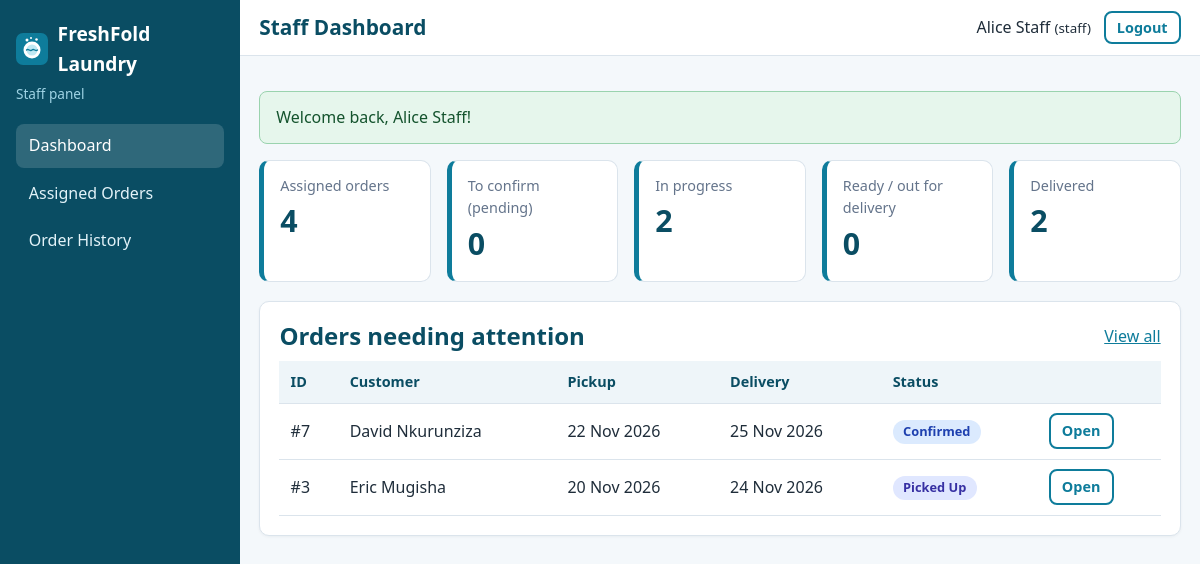
Page /staff/index.php (signed in) on the committed database.
### tables this page shows
CREATE TABLE users (
    user_id       INT AUTO_INCREMENT PRIMARY KEY,
    username      VARCHAR(100) NOT NULL,
    email         VARCHAR(150) NOT NULL UNIQUE,
    password_hash VARCHAR(255) NOT NULL,               
    role          ENUM('admin','staff','customer') NOT NULL,
    created_at    TIMESTAMP DEFAULT CURRENT_TIMESTAMP
);

CREATE TABLE orders (
    order_id          INT AUTO_INCREMENT PRIMARY KEY,
    customer_id       INT NOT NULL,
    assigned_staff_id INT NULL,                        
    pickup_date       DATE NOT NULL,
    delivery_date     DATE NOT NULL,
    total             DECIMAL(10,2) NOT NULL,          
    status            ENUM('pending','confirmed','picked_up','processing',
                           'ready_for_delivery','out_for_delivery','delivered','cancelled')
                      NOT NULL DEFAULT 'pending',
    created_at        TIMESTAMP DEFAULT CURRENT_TIMESTAMP,
    updated_at        TIMESTAMP NULL DEFAULT NULL,

    CONSTRAINT fk_orders_customer
        FOREIGN KEY (customer_id) REFERENCES customers(customer_id)
        ON DELETE CASCADE ON UPDATE CASCADE,           
    CONSTRAINT fk_orders_staff
        FOREIGN KEY (assigned_staff_id) REFERENCES users(user_id)
        ON DELETE SET NULL ON UPDATE CASCADE,          

    CONSTRAINT chk_orders_dates CHECK (delivery_date > pickup_date),
    CONSTRAINT chk_orders_total CHECK (total >= 0),

    INDEX idx_orders_status   (status),
    INDEX idx_orders_staff    (assigned_staff_id),
    INDEX idx_orders_pickup   (pickup_date)
);

CREATE TABLE customers (
    customer_id INT AUTO_INCREMENT PRIMARY KEY,
    user_id     INT NOT NULL UNIQUE,                   
    full_name   VARCHAR(150) NOT NULL,
    phone       VARCHAR(20)  NOT NULL,
    address     TEXT NOT NULL,
    CONSTRAINT fk_customers_user
        FOREIGN KEY (user_id) REFERENCES users(user_id)
        ON DELETE CASCADE ON UPDATE CASCADE            
);

### app/controllers/DashboardController.php (called while the page is built, shortened)
<?php
class DashboardController
{
    private function groupCounts(array $counts): array
    {
        $out = [];
        foreach (statusGroups() as $group => $statuses) {
            $n = 0;
            foreach ($statuses as $s) {
                $n += $counts[$s]['n'] ?? 0;
            }
            $out[$group] = $n;
        }
        return $out;
    }
    public function staff(): void
    {
        $user   = requireRole(['staff']);
        $counts = Order::statusCounts(null, (int) $user['user_id']);
        $total  = 0;
        foreach ($counts as $row) {
            $total += $row['n'];
        }
        render('staff/dashboard', [
            'title'  => 'Staff Dashboard',
            'total'  => $total,
            'groups' => $this->groupCounts($counts),
            'active' => Order::search(['staff_id' => $user['user_id'], 'statuses' => activeStatuses()], 10),
        ]);
    }
}

### public/staff/index.php (called while the page is built, shortened)
<?php
(new DashboardController())->staff();

### app/helpers/auth.php (called while the page is built, shortened)
<?php
function isLoggedIn(): bool
{
    return !empty($_SESSION['user_id']);
}
function currentUser(): ?array
{
    return [
        'user_id'  => (int) $_SESSION['user_id'],
        'username' => $_SESSION['username'] ?? '',
        'email'    => $_SESSION['email'] ?? '',
        'role'     => $_SESSION['role'] ?? '',
    ];
}
function requireLogin(): array
{
    $user = User::findById((int) $_SESSION['user_id']);
    return $user;
}
function requireRole(array $roles): array
{
    $user = requireLogin();
    return $user;
}

### app/config/database.php (called while the page is built, shortened)
<?php
function getDbConfig(): array
{
    $config = [
        'host'    => '127.0.0.1',
        'port'    => '3306',
        'name'    => 'online_laundry_db',
        'user'    => 'root',
        'pass'    => '',
        'charset' => 'utf8mb4',
    ];
    return $config;
}
function getConnection(): PDO
{
    static $pdo = null;
    if ($pdo instanceof PDO) {
        return $pdo;
    }
    $c   = getDbConfig();
    $dsn = "mysql:host={$c['host']};port={$c['port']};dbname={$c['name']};charset={$c['charset']}";
    try {
        $pdo = new PDO($dsn, $c['user'], $c['pass'], [
            PDO::ATTR_ERRMODE            => PDO::ERRMODE_EXCEPTION,
            PDO::ATTR_DEFAULT_FETCH_MODE => PDO::FETCH_ASSOC,
            PDO::ATTR_EMULATE_PREPARES   => false,
        ]);
    } catch (PDOException $e) {
        error_log('Database connection failed: ' . $e->getMessage());
        http_response_code(500);
        exit('Service temporarily unavailable. Please try again later.');
    }
    return $pdo;
}

### app/models/User.php (called while the page is built, shortened)
<?php
class User
{
    public static function findById(int $id)
    {
        $stmt = getConnection()->prepare(
            'SELECT user_id, username, email, role, created_at FROM users WHERE user_id = :id LIMIT 1'
        );
        $stmt->execute([':id' => $id]);
        return $stmt->fetch();
    }
}

### app/models/Order.php (called while the page is built, shortened)
<?php
class Order
{
    public static function search(array $f = [], int $limit = 200): array
    {
        $where  = [];
        $params = [];
        if (!empty($f['staff_id'])) {
            $where[] = 'o.assigned_staff_id = :staff_id';
            $params[':staff_id'] = (int) $f['staff_id'];
        }
        if (!empty($f['statuses']) && is_array($f['statuses'])) {
            $holders = [];
            foreach (array_values($f['statuses']) as $i => $s) {
                $holders[] = ':st' . $i;
                $params[':st' . $i] = $s;
            }
            $where[] = 'o.status IN (' . implode(',', $holders) . ')';
        }
        $sql = self::SELECT . ($where ? ' WHERE ' . implode(' AND ', $where) : '')
             . ' ORDER BY o.created_at DESC, o.order_id DESC LIMIT ' . (int) $limit;
        $stmt = getConnection()->prepare($sql);
        $stmt->execute($params);
        return $stmt->fetchAll();
    }
    public static function statusCounts(?int $customerId = null, ?int $staffId = null): array
    {
        $sql    = 'SELECT status, COUNT(*) AS n, COALESCE(SUM(total), 0) AS revenue FROM orders WHERE 1 = 1';
        $params = [];
        if ($staffId !== null) {
            $sql .= ' AND assigned_staff_id = :sid';
            $params[':sid'] = $staffId;
        }
        $sql .= ' GROUP BY status';
        $stmt = getConnection()->prepare($sql);
        $stmt->execute($params);
        $out = [];
        foreach ($stmt->fetchAll() as $row) {
            $out[$row['status']] = ['n' => (int) $row['n'], 'revenue' => (float) $row['revenue']];
        }
        return $out;
    }
}

### app/views/staff/dashboard.php (the view, shortened to what this page needs)
<div class="stats">
    <div class="stat"><span class="stat-label">Assigned orders</span><span class="stat-value"><?= (int) $total ?></span></div>
    <div class="stat"><span class="stat-label">To confirm (pending)</span><span class="stat-value"><?= (int) $groups['pending'] ?></span></div>
    <div class="stat"><span class="stat-label">In progress</span><span class="stat-value"><?= (int) $groups['processing'] ?></span></div>
    <div class="stat"><span class="stat-label">Ready / out for delivery</span><span class="stat-value"><?= (int) $groups['completed'] ?></span></div>
    <div class="stat"><span class="stat-label">Delivered</span><span class="stat-value"><?= (int) $groups['delivered'] ?></span></div>
</div>
<section class="card">
    <div class="card-head"><h2>Orders needing attention</h2><a href="<?= e(url('staff/orders.php')) ?>">View all</a></div>
    <div class="table-wrap">
        <table class="table">
            <thead><tr><th>ID</th><th>Customer</th><th>Pickup</th><th>Delivery</th><th>Status</th><th></th></tr></thead>
            <tbody>
            <?php foreach ($active as $o): ?>
                <tr>
                    <td>#<?= (int) $o['order_id'] ?></td>
                    <td><?= e($o['customer_name']) ?></td>
                    <td><?= e(formatDate($o['pickup_date'])) ?></td>
                    <td><?= e(formatDate($o['delivery_date'])) ?></td>
                    <td><?= statusBadge($o['status']) ?></td>
                    <td><a class="btn btn-outline btn-small" href="<?= e(url('staff/order.php?id=' . (int) $o['order_id'])) ?>">Open</a></td>
                </tr>
            <?php endforeach; ?>
            </tbody>
        </table>
    </div>
</section>

### app/views/layouts/dashboard_header.php (shortened to what this page needs)
<?php
$user   = currentUser();
$role   = $user['role'];
$script = $_SERVER['SCRIPT_NAME'];
$menus = [
    'admin' => [
        ['admin/index.php', 'Dashboard'], ['admin/orders.php', 'Orders'], ['admin/order-form.php', 'New Order'],
        ['admin/customers.php', 'Customers'], ['admin/users.php', 'User Accounts'], ['admin/reports.php', 'Reports'],
    ],
    'staff' => [
        ['staff/index.php', 'Dashboard'], ['staff/orders.php', 'Assigned Orders'], ['staff/history.php', 'Order History'],
    ],
    'customer' => [
        ['customer/index.php', 'Dashboard'], ['customer/new-order.php', 'Schedule Pickup'], ['customer/orders.php', 'My Orders'],
        ['customer/items.php', 'Items & Prices'], ['customer/profile.php', 'My Profile'],
    ],
];
?>
<!DOCTYPE html>
<html lang="en">
<head>
    <link rel="stylesheet" href="<?= e(url('assets/css/style.css')) ?>">
</head>
<body class="dashboard">
<aside class="sidebar" id="sidebar">
    <a class="brand" href="<?= e(url('index.php')) ?>">
        <img src="<?= e(url('assets/images/logo.svg')) ?>" alt="" width="32" height="32">
        <span><?= e(APP_NAME) ?></span>
    </a>
    <p class="role-tag"><?= e(ucfirst($role)) ?> panel</p>
    <nav>
        <?php foreach ($menus[$role] as $item): ?>
            <a href="<?= e(url($item[0])) ?>" class="<?= substr($script, -strlen($item[0])) === $item[0] ? 'active' : '' ?>"><?= e($item[1]) ?></a>
        <?php endforeach; ?>
    </nav>
</aside>
<div class="dash-main">
    <header class="topbar">
        <h1><?= e($pageTitle) ?></h1>
        <div class="topbar-user">
            <span><?= e($user['username']) ?> <small>(<?= e($role) ?>)</small></span>
            <form method="post" action="<?= e(url('logout.php')) ?>">
                <button type="submit" class="btn btn-outline btn-small">Logout</button>
            </form>
        </div>
    </header>
    <main class="content">
        <?= renderFlash() ?>

### app/helpers/order_status.php (shortened to what this page needs)
<?php
function orderStatuses(): array
{
    return [
        'pending'            => 'Pending',
        'confirmed'          => 'Confirmed',
        'picked_up'          => 'Picked Up',
        'processing'         => 'Processing',
        'ready_for_delivery' => 'Ready for Delivery',
        'out_for_delivery'   => 'Out for Delivery',
        'delivered'          => 'Delivered',
        'cancelled'          => 'Cancelled',
    ];
}
function statusLabel($status): string
{
    $all = orderStatuses();
    return $all[$status] ?? ucfirst(str_replace('_', ' ', (string) $status));
}
function statusBadge($status): string
{
    return '<span class="badge badge-' . e($status) . '">' . e(statusLabel($status)) . '</span>';
}

### public/assets/css/style.css (style rules this page uses)
:root { --primary: #0e7c9b; --primary-dark: #0a4d63; --accent: #f59e0b; --bg: #f4f8fb; --card: #ffffff; --text: #1f2d3a; --muted: #64748b; --border: #dbe4ec; --danger: #c62828; --success: #1b7f3b; --radius: 10px; }
* { box-sizing: border-box; }
html { scroll-behavior: smooth; }
body { margin: 0; font-family: "Segoe UI", Roboto, Arial, sans-serif; color: var(--text); background: var(--bg); line-height: 1.55; }
img { max-width: 100%; height: auto; }
a { color: var(--primary); }
h1, h2, h3 { line-height: 1.25; margin: 0 0 .6rem; color: var(--primary-dark); }
p { margin: 0 0 1rem; }
.btn { display: inline-block; padding: .6rem 1.1rem; border-radius: 8px; border: 2px solid transparent; font-size: 1rem; font-weight: 600; text-decoration: none; cursor: pointer; text-align: center; font-family: inherit; }
.btn-outline { background: transparent; border-color: var(--primary); color: var(--primary); }
.btn-small { padding: .3rem .7rem; font-size: .9rem; }
.card { background: var(--card); border: 1px solid var(--border); border-radius: var(--radius); padding: 1.2rem; margin-bottom: 1.2rem; box-shadow: 0 1px 3px rgba(15, 40, 60, .05); }
.card-head { display: flex; justify-content: space-between; align-items: center; gap: 1rem; flex-wrap: wrap; margin-bottom: .6rem; }
.card-head h2 { margin: 0; }
.brand { display: flex; align-items: center; gap: .6rem; font-weight: 700; font-size: 1.2rem; color: var(--primary-dark); text-decoration: none; }
body.dashboard { display: flex; min-height: 100vh; }
.sidebar { width: 240px; background: var(--primary-dark); color: #fff; padding: 1.2rem 1rem; flex-shrink: 0; position: sticky; top: 0; height: 100vh; overflow-y: auto; }
.sidebar .brand { color: #fff; margin-bottom: .3rem; }
.role-tag { color: #9fd3e4; font-size: .85rem; margin-bottom: 1.2rem; }
.sidebar nav a { display: block; padding: .6rem .8rem; color: #e3f3f9; text-decoration: none; border-radius: 8px; margin-bottom: .2rem; }
.sidebar nav a:hover, .sidebar nav a.active { background: rgba(255, 255, 255, .15); color: #fff; }
.dash-main { flex: 1; min-width: 0; }
.topbar { display: flex; align-items: center; gap: 1rem; background: #fff; border-bottom: 1px solid var(--border); padding: .7rem 1.2rem; }
.topbar h1 { margin: 0; font-size: 1.3rem; flex: 1; }
.topbar-user { display: flex; align-items: center; gap: .8rem; }
.topbar-user form { margin: 0; }
.content { padding: 1.2rem; max-width: 1200px; }
.stats { display: grid; grid-template-columns: repeat(auto-fit, minmax(170px, 1fr)); gap: 1rem; margin-bottom: 1.2rem; }
.stat { background: #fff; border: 1px solid var(--border); border-left: 5px solid var(--primary); border-radius: var(--radius); padding: .9rem 1rem; display: flex; flex-direction: column; }
.stat-label { color: var(--muted); font-size: .9rem; }
.stat-value { font-size: 1.9rem; font-weight: 700; color: var(--primary-dark); }
.table-wrap { overflow-x: auto; }
.table { width: 100%; border-collapse: collapse; background: #fff; }
.table th, .table td { padding: .6rem .7rem; border-bottom: 1px solid var(--border); text-align: left; vertical-align: middle; }
.table th { background: #eef5f9; font-size: .9rem; color: var(--primary-dark); white-space: nowrap; }
.badge { display: inline-block; padding: .15rem .65rem; border-radius: 999px; font-size: .8rem; font-weight: 700; white-space: nowrap; }
.badge-confirmed { background: #dbeafe; color: #1e40af; }
.badge-picked_up { background: #e0e7ff; color: #3730a3; }

### rows in the picture
users: role "Staff", username "Alice Staff", role "staff"
orders: order_id "7", customer.full_name "David Nkurunziza", pickup_date "22 Nov 2026", delivery_date "25 Nov 2026", status "Confirmed"
orders: order_id "3", customer.full_name "Eric Mugisha", pickup_date "20 Nov 2026", delivery_date "24 Nov 2026", status "Picked Up"

### other values in the picture
APP_NAME "FreshFold Laundry"
$item[1] "Dashboard"
$item[1] "Assigned Orders"
$item[1] "Order History"
$pageTitle "Staff Dashboard"
$f['message'] "Welcome back, Alice Staff!"
$total "4"
$groups['pending'] "0"
$groups['processing'] "2"
$groups['completed'] "0"
$groups['delivered'] "2"
